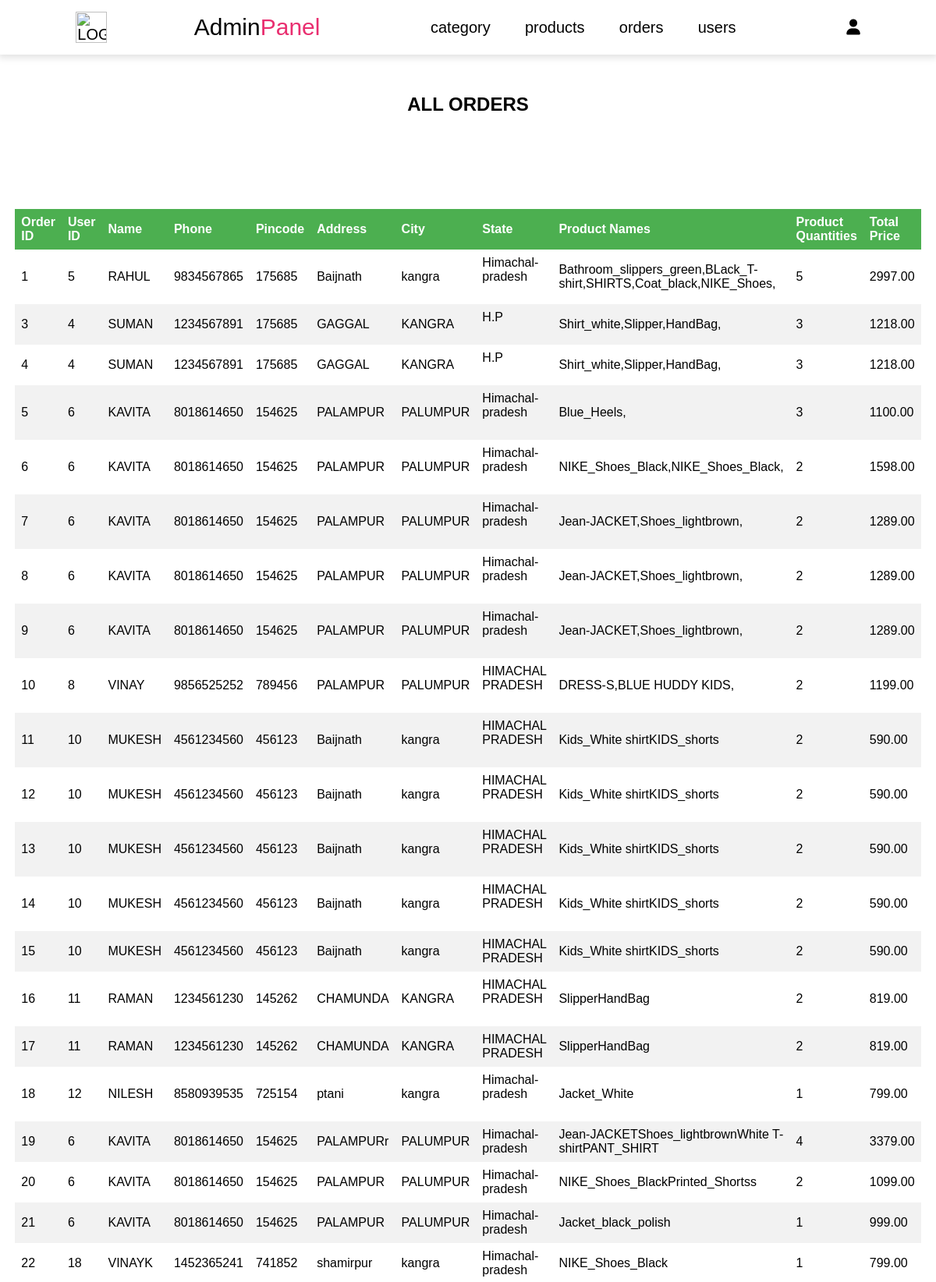
Screenshot of /admin_orders.php (upper part) with the database file from the repository.
### tables this page shows
CREATE TABLE `orders` (
  `order_id` int NOT NULL,
  `u_id` int DEFAULT NULL,
  `name` varchar(255) NOT NULL,
  `phone` varchar(255) NOT NULL,
  `pincode` varchar(10) NOT NULL,
  `address` varchar(255) NOT NULL,
  `city` varchar(255) NOT NULL,
  `state` varchar(255) NOT NULL,
  `product_names` text NOT NULL,
  `product_quantities` text NOT NULL,
  `total_price` decimal(10,2) NOT NULL,
  `created_at` timestamp NULL DEFAULT CURRENT_TIMESTAMP
);

### admin_orders.php (the view, shortened to what this page needs)
<?php
include 'configer.php';
@include 'admin_header.php';
?>
<!DOCTYPE html>
<head>
  <link rel="stylesheet" href="style/myntra.css">
  <link rel="stylesheet" href="style/admin_style.css">
  <link rel="stylesheet" href="https://cdnjs.cloudflare.com/ajax/libs/font-awesome/6.0.0/css/all.min.css">
</head>
  <table class="margin-top_table">
    <h2 class=' margin-top_table'> ALL ORDERS </h2>
    <thead>
      <tr>
        <th>Order ID</th>
        <th>User ID</th>
        <th>Name</th>
        <th>Phone</th>
        <th>Pincode</th>
        <th>Address</th>
        <th>City</th>
        <th>State</th>
        <th>Product Names</th>
        <th>Product Quantities</th>
        <th>Total Price</th>
      </tr>
    </thead>
    <tbody>
      <?php
      $sql = "SELECT * FROM orders";
      $result = mysqli_query($conn, $sql);
      if (mysqli_num_rows($result) > 0) {
        while ($row = mysqli_fetch_assoc($result)) {
          echo "<tr>";
          echo "<td>" . $row["order_id"] . "</td>";
          echo "<td>" . $row["u_id"] . "</td>";
          echo "<td>" . $row["name"] . "</td>";
          echo "<td>" . $row["phone"] . "</td>";
          echo "<td>" . $row["pincode"] . "</td>";
          echo "<td>" . $row["address"] . "</td>";
          echo "<td>" . $row["city"] . "</td>";
          echo "<td>" . $row["state"] . "</td>";
          echo "<td>" . $row["product_names"] . "</td>";
          echo "<td>" . $row["product_quantities"] . "</td>";
          echo "<td>" . $row["total_price"] . "</td>";
        }
      } else {
        echo "<tr><td colspan='13'>No orders found</td></tr>";
      }
      ?>
    </tbody>
  </table>
</body>
</html>

### admin_header.php
<nav>
   <header>
      <div class="navigation_top">
         <div>
            <a href="myntra.php"><img class="logoimg"
                  src="https://encrypted-tbn0.gstatic.com/images?q=tbn:ANd9GcQ-eqlSHJPKwe1riVNwVsJh_2e6KsKBmEmOX87ht807tQ&s"
                  alt="LOGO"></a>
         </div>
         <div>
            <a href="admin_page.php" class="logo">Admin<span>Panel</span></a>
         </div>
         <div class="anchor">
            <a href="admin_page.php">category</a>
            <a href="admin_product.php">products</a>
            <a href="admin_orders.php">orders</a>
            <a href="admin_users.php">users</a>
         </div>
         <a href="admin_profile.php">
            <div class="icons">
               <div id="user-btn" class="fas fa-user"></div>
            </div>
         </a>
      </div>
   </header>
</nav>

### style/myntra.css (style rules this page uses)
* { margin: 0%; box-sizing: border-box; font-family: Verdana, sans-serif; }
nav { width: 100%; background: white; position: fixed; top: 0; box-shadow: 0px 2px 9px 2px rgb(226, 226, 226); z-index: 2; }
a { text-decoration: none; color: black; }
.logoimg { width:40px; margin-right:14px; }
h2 { margin: 60px 30px; }
.navigation_top { display:flex; justify-content: space-evenly; align-items:center; height:40px; height: 70px; font-size: 20px; }
.anchor { display:flex; justify-content: space-evenly; width:40%; align-items:center; }
.logo { font-size: 30px; }
span { color:#e92f70; }

### style/admin_style.css (style rules this page uses)
* { margin:0; padding:0; }
table { border-collapse: collapse; width: 70%; margin: 0px auto; }
h2 { width: 60%; margin:60px auto; text-align: center; }
th, td { text-align: left; padding: 8px; }
tr:nth-child(even) { background-color: #f2f2f2; }
th { background-color: #4CAF50; color: white; }
.margin-top_table { margin-top:120px; }

### rows the page displays
orders: order_id "1", u "5", name "RAHUL", phone "9834567865", pincode "175685", address "Baijnath", city "kangra", state "Himachal-pradesh", product_names "Bathroom_slippers_green,BLack_T-shirt,SHIRTS,Coat_black,NIKE_Shoes,", product_quantities "5", total_price "2997.00"
orders: order_id "3", u "4", name "SUMAN", phone "1234567891", pincode "175685", address "GAGGAL", city "KANGRA", state "H.P", product_names "Shirt_white,Slipper,HandBag,", product_quantities "3", total_price "1218.00"
orders: order_id "4", u "4", name "SUMAN", phone "1234567891", pincode "175685", address "GAGGAL", city "KANGRA", state "H.P", product_names "Shirt_white,Slipper,HandBag,", product_quantities "3", total_price "1218.00"
orders: order_id "5", u "6", name "KAVITA", phone "8018614650", pincode "154625", address "PALAMPUR", city "PALUMPUR", state "Himachal-pradesh", product_names "Blue_Heels,", product_quantities "3", total_price "1100.00"
orders: order_id "6", u "6", name "KAVITA", phone "8018614650", pincode "154625", address "PALAMPUR", city "PALUMPUR", state "Himachal-pradesh", product_names "NIKE_Shoes_Black,NIKE_Shoes_Black,", product_quantities "2", total_price "1598.00"
orders: order_id "7", u "6", name "KAVITA", phone "8018614650", pincode "154625", address "PALAMPUR", city "PALUMPUR", state "Himachal-pradesh", product_names "Jean-JACKET,Shoes_lightbrown,", product_quantities "2", total_price "1289.00"
orders: order_id "8", u "6", name "KAVITA", phone "8018614650", pincode "154625", address "PALAMPUR", city "PALUMPUR", state "Himachal-pradesh", product_names "Jean-JACKET,Shoes_lightbrown,", product_quantities "2", total_price "1289.00"
orders: order_id "9", u "6", name "KAVITA", phone "8018614650", pincode "154625", address "PALAMPUR", city "PALUMPUR", state "Himachal-pradesh", product_names "Jean-JACKET,Shoes_lightbrown,", product_quantities "2", total_price "1289.00"
orders: order_id "10", u "8", name "VINAY", phone "9856525252", pincode "789456", address "PALAMPUR", city "PALUMPUR", state "HIMACHAL PRADESH", product_names "DRESS-S,BLUE HUDDY KIDS,", product_quantities "2", total_price "1199.00"
orders: order_id "11", u "10", name "MUKESH", phone "4561234560", pincode "456123", address "Baijnath", city "kangra", state "HIMACHAL PRADESH", product_names "Kids_White shirtKIDS_shorts", product_quantities "2", total_price "590.00"
orders: order_id "12", u "10", name "MUKESH", phone "4561234560", pincode "456123", address "Baijnath", city "kangra", state "HIMACHAL PRADESH", product_names "Kids_White shirtKIDS_shorts", product_quantities "2", total_price "590.00"
orders: order_id "13", u "10", name "MUKESH", phone "4561234560", pincode "456123", address "Baijnath", city "kangra", state "HIMACHAL PRADESH", product_names "Kids_White shirtKIDS_shorts", product_quantities "2", total_price "590.00"
orders: order_id "14", u "10", name "MUKESH", phone "4561234560", pincode "456123", address "Baijnath", city "kangra", state "HIMACHAL PRADESH", product_names "Kids_White shirtKIDS_shorts", product_quantities "2", total_price "590.00"
orders: order_id "15", u "10", name "MUKESH", phone "4561234560", pincode "456123", address "Baijnath", city "kangra", state "HIMACHAL PRADESH", product_names "Kids_White shirtKIDS_shorts", product_quantities "2", total_price "590.00"
orders: order_id "16", u "11", name "RAMAN", phone "1234561230", pincode "145262", address "CHAMUNDA", city "KANGRA", state "HIMACHAL PRADESH", product_names "SlipperHandBag", product_quantities "2", total_price "819.00"
orders: order_id "17", u "11", name "RAMAN", phone "1234561230", pincode "145262", address "CHAMUNDA", city "KANGRA", state "HIMACHAL PRADESH", product_names "SlipperHandBag", product_quantities "2", total_price "819.00"
orders: order_id "18", u "12", name "NILESH", phone "8580939535", pincode "725154", address "ptani", city "kangra", state "Himachal-pradesh", product_names "Jacket_White", product_quantities "1", total_price "799.00"
orders: order_id "19", u "6", name "KAVITA", phone "8018614650", pincode "154625", address "PALAMPURr", city "PALUMPUR", state "Himachal-pradesh", product_names "Jean-JACKETShoes_lightbrownWhite T-shirtPANT_SHIRT", product_quantities "4", total_price "3379.00"
orders: order_id "20", u "6", name "KAVITA", phone "8018614650", pincode "154625", address "PALAMPUR", city "PALUMPUR", state "Himachal-pradesh", product_names "NIKE_Shoes_BlackPrinted_Shortss", product_quantities "2", total_price "1099.00"
orders: order_id "21", u "6", name "KAVITA", phone "8018614650", pincode "154625", address "PALAMPUR", city "PALUMPUR", state "Himachal-pradesh", product_names "Jacket_black_polish", product_quantities "1", total_price "999.00"
orders: order_id "22", u "18", name "VINAYK", phone "1452365241", pincode "741852", address "shamirpur", city "kangra", state "Himachal-pradesh", product_names "NIKE_Shoes_Black", product_quantities "1", total_price "799.00"
